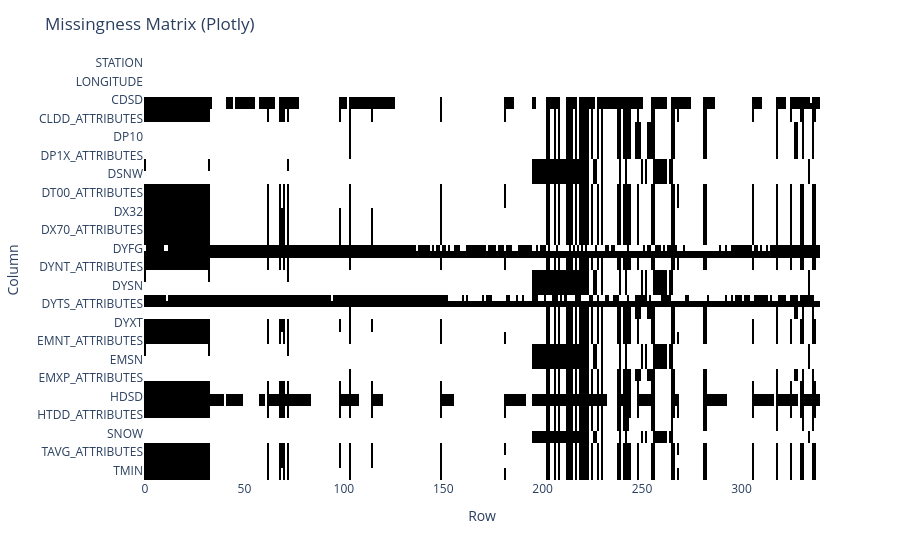

Notebook cell for this chart:
### Code cell
import plotly.express as px

null_df = df.isnull().astype(int)
fig = px.imshow(null_df.T, aspect="auto",
                color_continuous_scale=['white','black'],
                labels=dict(x="Row", y="Column", color="Null"))
fig.update_coloraxes(showscale=False)
fig.update_layout(title="Missingness Matrix (Plotly)")
fig.show()

### Figure 1 — Plotly figure (JSON) as saved in the notebook; plotly's stock layout.template omitted (floating-point values rounded to 4 significant figures; data arrays with more than 128 entries replaced by an {"elided": "..."} marker saying what was removed)
{"data": [{"coloraxis": "coloraxis", "hovertemplate": "Row: %{x}<br>Column: %{y}<br>Null: %{z}<extra></extra>", "name": "0", "type": "heatmap", "x": {"elided": "340 int values"}, "xaxis": "x", "y": ["STATION", "DATE", "LATITUDE", "LONGITUDE", "ELEVATION", "NAME", "CDSD", "CDSD_ATTRIBUTES", "CLDD", "CLDD_ATTRIBUTES", "DP01", "DP01_ATTRIBUTES", "DP10", "DP10_ATTRIBUTES", "DP1X", "DP1X_ATTRIBUTES", "DSND", "DSND_ATTRIBUTES", "DSNW", "DSNW_ATTRIBUTES", "DT00", "DT00_ATTRIBUTES", "DT32", "DT32_ATTRIBUTES", "DX32", "DX32_ATTRIBUTES", "DX70", "DX70_ATTRIBUTES", "DX90", "DX90_ATTRIBUTES", "DYFG", "DYFG_ATTRIBUTES", "DYNT", "DYNT_ATTRIBUTES", "DYSD", "DYSD_ATTRIBUTES", "DYSN", "DYSN_ATTRIBUTES", "DYTS", "DYTS_ATTRIBUTES", "DYXP", "DYXP_ATTRIBUTES", "DYXT", "DYXT_ATTRIBUTES", "EMNT", "EMNT_ATTRIBUTES", "EMSD", "EMSD_ATTRIBUTES", "EMSN", "EMSN_ATTRIBUTES", "EMXP", "EMXP_ATTRIBUTES", "EMXT", "EMXT_ATTRIBUTES", "HDSD", "HDSD_ATTRIBUTES", "HTDD", "HTDD_ATTRIBUTES", "PRCP", "PRCP_ATTRIBUTES", "SNOW", "SNOW_ATTRIBUTES", "TAVG", "TAVG_ATTRIBUTES", "TMAX", "TMAX_ATTRIBUTES", "TMIN", "TMIN_ATTRIBUTES"], "yaxis": "y", "z": {"elided": "68x340 int values"}}], "layout": {"autosize": true, "coloraxis": {"colorbar": {"title": {"text": "Null"}}, "colorscale": [[0, "white"], [1, "black"]], "showscale": false}, "margin": {"t": 60}, "title": {"text": "Missingness Matrix (Plotly)"}, "xaxis": {"anchor": "y", "autorange": true, "domain": [0, 1], "range": [-0.5, 339.5], "title": {"text": "Row"}, "type": "linear"}, "yaxis": {"anchor": "x", "autorange": true, "domain": [0, 1], "range": [67.5, -0.5], "title": {"text": "Column"}, "type": "category"}}}
